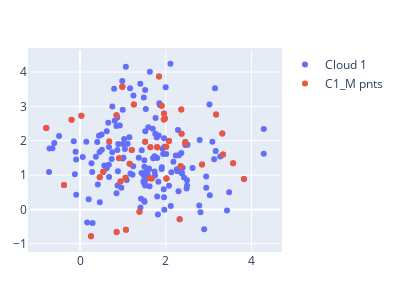

Notebook code for this chart:
### Code cell
fig = go.Figure()
fig.add_trace(go.Scatter(x=cloud1[:,0],y=cloud1[:,1],mode='markers', name='Cloud 1'))
fig.add_trace(go.Scatter(x=cloud1_M[:,0], y=cloud1_M[:,1],mode='markers',  name="C1_M pnts"))
fig.update_layout(width=400, height=300,    
                  margin=dict(
                            l=30,
                            r=30,
                            b=50,
                            t=50,
                            pad=2
                        ),)
fig.show()

### Figure 1 — Plotly figure (JSON) as saved in the notebook; plotly's stock layout.template omitted (floating-point values rounded to 4 significant figures; data arrays with more than 128 entries replaced by an {"elided": "..."} marker saying what was removed)
{"data": [{"mode": "markers", "name": "Cloud 1", "type": "scatter", "x": {"elided": "200 float values"}, "y": {"elided": "200 float values"}}, {"mode": "markers", "name": "C1_M pnts", "type": "scatter", "x": [1.388, 2.847, 1.157, 3.336, 0.2568, 1.958, 1.062, 2.457, 0.03223, 0.9873, 0.854, 0.46, 3.822, 2.075, 2.368, 2.46, 2.347, 2.324, 2.009, 2.015, 1.673, 0.5439, 1.903, 1.8, 1.519, 0.9438, 1.641, 0.8516, 1.071, 2.362, 1.955, 0.5439, 0.9131, 1.98, 3.57, -0.1973, 1.8, -0.7871, 3.317, -0.7871, -0.373, 3.174, 2.015, 2.347, 0.9873, 0.6812, 1.206, 1.256, 1.843, 1.624], "y": [-0.06445, 1.31, 1.334, 1.601, -0.7812, 2.791, 0.9248, 1.964, 2.731, 3.57, -0.6543, 0.9385, 0.8862, 1.991, 2.2, 1.924, 1.26, -0.2881, 1.826, 0.897, 0.9004, 1.098, 3.017, 1.81, 1.972, 0.8101, 1.812, 2.745, -0.5898, 2.909, 2.615, 1.098, 1.487, 2.647, 1.346, 2.613, 1.81, 2.371, 2.214, 2.371, 0.7124, 2.765, 0.897, 1.26, 3.57, 1.975, 1.734, 3.055, 3.871, 0.9111]}], "layout": {"height": 300, "margin": {"b": 50, "l": 30, "pad": 2, "r": 30, "t": 50}, "width": 400}}
